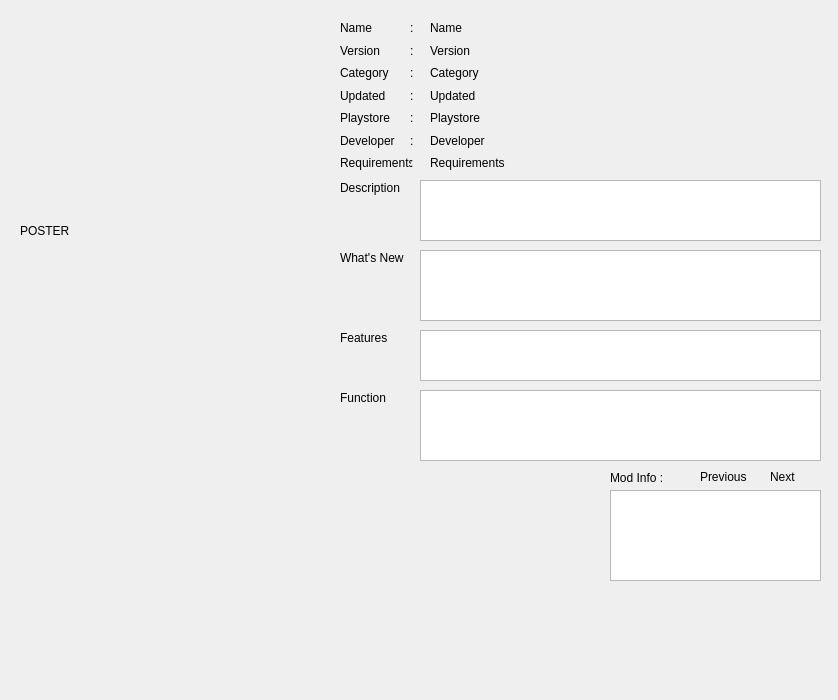
<?xml version="1.0" encoding="UTF-8"?>
<ui version="4.0">
 <class>Dialog</class>
 <widget class="QDialog" name="Dialog">
  <property name="geometry">
   <rect>
    <x>0</x>
    <y>0</y>
    <width>838</width>
    <height>700</height>
   </rect>
  </property>
  <property name="windowTitle">
   <string>Details</string>
  </property>
  <widget class="QLabel" name="l_poster">
   <property name="geometry">
    <rect>
     <x>20</x>
     <y>10</y>
     <width>291</width>
     <height>441</height>
    </rect>
   </property>
   <property name="text">
    <string>POSTER</string>
   </property>
  </widget>
  <widget class="QWidget" name="horizontalLayoutWidget">
   <property name="geometry">
    <rect>
     <x>10</x>
     <y>470</y>
     <width>591</width>
     <height>221</height>
    </rect>
   </property>
   <layout class="QHBoxLayout" name="hl_screenshot"/>
  </widget>
  <widget class="QWidget" name="verticalLayoutWidget">
   <property name="geometry">
    <rect>
     <x>340</x>
     <y>20</y>
     <width>71</width>
     <height>151</height>
    </rect>
   </property>
   <layout class="QVBoxLayout" name="vl_labels">
    <item>
     <widget class="QLabel" name="l_name">
      <property name="text">
       <string>Name</string>
      </property>
     </widget>
    </item>
    <item>
     <widget class="QLabel" name="l_version">
      <property name="text">
       <string>Version</string>
      </property>
     </widget>
    </item>
    <item>
     <widget class="QLabel" name="l_category">
      <property name="text">
       <string>Category</string>
      </property>
     </widget>
    </item>
    <item>
     <widget class="QLabel" name="l_update">
      <property name="text">
       <string>Updated</string>
      </property>
     </widget>
    </item>
    <item>
     <widget class="QLabel" name="l_playstore">
      <property name="text">
       <string>Playstore</string>
      </property>
     </widget>
    </item>
    <item>
     <widget class="QLabel" name="l_developer">
      <property name="text">
       <string>Developer</string>
      </property>
     </widget>
    </item>
    <item>
     <widget class="QLabel" name="l_requirements">
      <property name="text">
       <string>Requirements</string>
      </property>
     </widget>
    </item>
   </layout>
  </widget>
  <widget class="QWidget" name="verticalLayoutWidget_2">
   <property name="geometry">
    <rect>
     <x>410</x>
     <y>20</y>
     <width>16</width>
     <height>151</height>
    </rect>
   </property>
   <layout class="QVBoxLayout" name="vl_separates">
    <item>
     <widget class="QLabel" name="label_8">
      <property name="text">
       <string>:</string>
      </property>
     </widget>
    </item>
    <item>
     <widget class="QLabel" name="label_9">
      <property name="text">
       <string>:</string>
      </property>
     </widget>
    </item>
    <item>
     <widget class="QLabel" name="label_10">
      <property name="text">
       <string>:</string>
      </property>
     </widget>
    </item>
    <item>
     <widget class="QLabel" name="label_11">
      <property name="text">
       <string>:</string>
      </property>
     </widget>
    </item>
    <item>
     <widget class="QLabel" name="label_12">
      <property name="text">
       <string>:</string>
      </property>
     </widget>
    </item>
    <item>
     <widget class="QLabel" name="label_13">
      <property name="text">
       <string>:</string>
      </property>
     </widget>
    </item>
    <item>
     <widget class="QLabel" name="label_14">
      <property name="text">
       <string>:</string>
      </property>
     </widget>
    </item>
   </layout>
  </widget>
  <widget class="QLabel" name="l_description">
   <property name="geometry">
    <rect>
     <x>340</x>
     <y>180</y>
     <width>81</width>
     <height>16</height>
    </rect>
   </property>
   <property name="text">
    <string>Description      :</string>
   </property>
  </widget>
  <widget class="QLabel" name="l_whatnew">
   <property name="geometry">
    <rect>
     <x>340</x>
     <y>250</y>
     <width>81</width>
     <height>16</height>
    </rect>
   </property>
   <property name="text">
    <string>What's New     :</string>
   </property>
  </widget>
  <widget class="QLabel" name="l_features">
   <property name="geometry">
    <rect>
     <x>340</x>
     <y>330</y>
     <width>81</width>
     <height>16</height>
    </rect>
   </property>
   <property name="text">
    <string>Features          :</string>
   </property>
  </widget>
  <widget class="QLabel" name="l_function">
   <property name="geometry">
    <rect>
     <x>340</x>
     <y>390</y>
     <width>81</width>
     <height>16</height>
    </rect>
   </property>
   <property name="text">
    <string>Function          :</string>
   </property>
  </widget>
  <widget class="QTextEdit" name="e_description">
   <property name="geometry">
    <rect>
     <x>420</x>
     <y>180</y>
     <width>401</width>
     <height>61</height>
    </rect>
   </property>
  </widget>
  <widget class="QTextEdit" name="e_whatsnew">
   <property name="geometry">
    <rect>
     <x>420</x>
     <y>250</y>
     <width>401</width>
     <height>71</height>
    </rect>
   </property>
  </widget>
  <widget class="QTextEdit" name="e_features">
   <property name="geometry">
    <rect>
     <x>420</x>
     <y>330</y>
     <width>401</width>
     <height>51</height>
    </rect>
   </property>
  </widget>
  <widget class="QTextEdit" name="e_function">
   <property name="geometry">
    <rect>
     <x>420</x>
     <y>390</y>
     <width>401</width>
     <height>71</height>
    </rect>
   </property>
  </widget>
  <widget class="QWidget" name="verticalLayoutWidget_3">
   <property name="geometry">
    <rect>
     <x>430</x>
     <y>20</y>
     <width>391</width>
     <height>151</height>
    </rect>
   </property>
   <layout class="QVBoxLayout" name="vl_content">
    <item>
     <widget class="QLabel" name="c_name">
      <property name="text">
       <string>Name</string>
      </property>
     </widget>
    </item>
    <item>
     <widget class="QLabel" name="c_version">
      <property name="text">
       <string>Version</string>
      </property>
     </widget>
    </item>
    <item>
     <widget class="QLabel" name="c_category">
      <property name="text">
       <string>Category</string>
      </property>
     </widget>
    </item>
    <item>
     <widget class="QLabel" name="c_update">
      <property name="text">
       <string>Updated</string>
      </property>
     </widget>
    </item>
    <item>
     <widget class="QLabel" name="c_playstore">
      <property name="text">
       <string>Playstore</string>
      </property>
     </widget>
    </item>
    <item>
     <widget class="QLabel" name="c_developer">
      <property name="text">
       <string>Developer</string>
      </property>
     </widget>
    </item>
    <item>
     <widget class="QLabel" name="c_requirements">
      <property name="text">
       <string>Requirements</string>
      </property>
     </widget>
    </item>
   </layout>
  </widget>
  <widget class="QTextEdit" name="e_modinfo">
   <property name="geometry">
    <rect>
     <x>610</x>
     <y>490</y>
     <width>211</width>
     <height>91</height>
    </rect>
   </property>
  </widget>
  <widget class="QLabel" name="l_modinfo">
   <property name="geometry">
    <rect>
     <x>610</x>
     <y>470</y>
     <width>71</width>
     <height>16</height>
    </rect>
   </property>
   <property name="text">
    <string>Mod Info :</string>
   </property>
  </widget>
  <widget class="QWidget" name="verticalLayoutWidget_4">
   <property name="geometry">
    <rect>
     <x>610</x>
     <y>590</y>
     <width>211</width>
     <height>101</height>
    </rect>
   </property>
   <layout class="QVBoxLayout" name="vl_download"/>
  </widget>
  <widget class="QLabel" name="l_next">
   <property name="geometry">
    <rect>
     <x>770</x>
     <y>470</y>
     <width>47</width>
     <height>13</height>
    </rect>
   </property>
   <property name="text">
    <string>Next</string>
   </property>
  </widget>
  <widget class="QLabel" name="l_previous">
   <property name="geometry">
    <rect>
     <x>700</x>
     <y>470</y>
     <width>47</width>
     <height>13</height>
    </rect>
   </property>
   <property name="text">
    <string>Previous</string>
   </property>
  </widget>
 </widget>
 <resources/>
 <connections/>
</ui>
